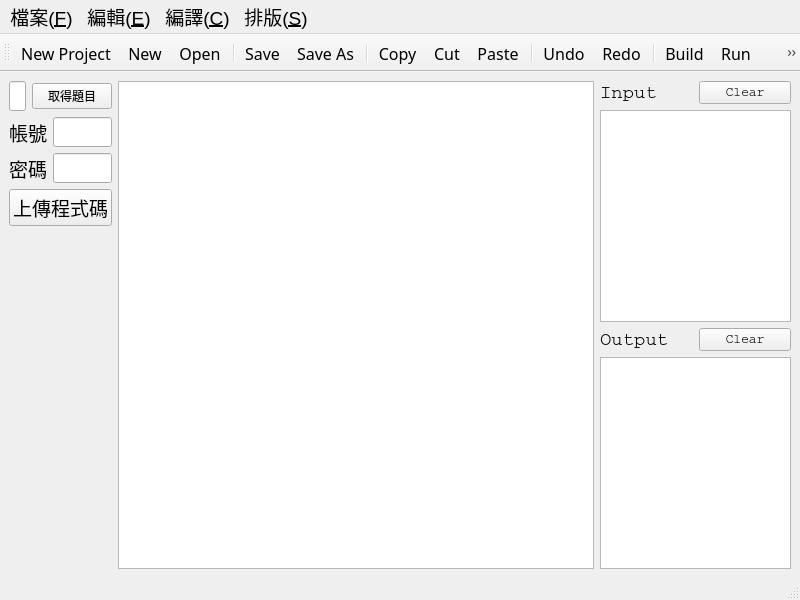
<?xml version="1.0" encoding="UTF-8"?>
<ui version="4.0">
 <class>MainWindow</class>
 <widget class="QMainWindow" name="MainWindow">
  <property name="geometry">
   <rect>
    <x>0</x>
    <y>0</y>
    <width>800</width>
    <height>600</height>
   </rect>
  </property>
  <property name="windowTitle">
   <string>MainWindow</string>
  </property>
  <widget class="QWidget" name="centralwidget">
   <layout class="QGridLayout" name="gridLayout_2">
    <item row="0" column="0">
     <layout class="QHBoxLayout" name="horizontalLayout" stretch="1,5,2">
      <item>
       <layout class="QVBoxLayout" name="verticalLayout_2" stretch="0,0,0,0,1">
        <item>
         <layout class="QHBoxLayout" name="horizontalLayout_4">
          <property name="sizeConstraint">
           <enum>QLayout::SetDefaultConstraint</enum>
          </property>
          <item>
           <widget class="QLineEdit" name="problom_lineEdit">
            <property name="font">
             <font>
              <family>Courier New</family>
              <pointsize>14</pointsize>
             </font>
            </property>
           </widget>
          </item>
          <item>
           <widget class="QPushButton" name="problem_pbtn">
            <property name="text">
             <string>取得題目</string>
            </property>
           </widget>
          </item>
         </layout>
        </item>
        <item>
         <layout class="QHBoxLayout" name="horizontalLayout_5">
          <item>
           <widget class="QLabel" name="account_label">
            <property name="font">
             <font>
              <family>Aparajita</family>
              <pointsize>14</pointsize>
             </font>
            </property>
            <property name="text">
             <string>帳號</string>
            </property>
           </widget>
          </item>
          <item>
           <widget class="QLineEdit" name="account_lineEdit">
            <property name="font">
             <font>
              <family>Courier New</family>
              <pointsize>14</pointsize>
             </font>
            </property>
           </widget>
          </item>
         </layout>
        </item>
        <item>
         <layout class="QHBoxLayout" name="horizontalLayout_6">
          <item>
           <widget class="QLabel" name="password_label">
            <property name="font">
             <font>
              <family>Aparajita</family>
              <pointsize>14</pointsize>
             </font>
            </property>
            <property name="text">
             <string>密碼</string>
            </property>
           </widget>
          </item>
          <item>
           <widget class="QLineEdit" name="password_lineEdit">
            <property name="font">
             <font>
              <family>Courier New</family>
              <pointsize>14</pointsize>
             </font>
            </property>
           </widget>
          </item>
         </layout>
        </item>
        <item>
         <widget class="QPushButton" name="codeSubmit">
          <property name="font">
           <font>
            <family>Aparajita</family>
            <pointsize>14</pointsize>
           </font>
          </property>
          <property name="text">
           <string>上傳程式碼</string>
          </property>
         </widget>
        </item>
        <item>
         <layout class="QFormLayout" name="formLayout"/>
        </item>
       </layout>
      </item>
      <item>
       <layout class="QVBoxLayout" name="verticalLayout" stretch="3,1">
        <item>
         <layout class="QGridLayout" name="gridLayout"/>
        </item>
        <item>
         <widget class="QTextEdit" name="error_textEdit">
          <property name="font">
           <font>
            <family>Courier</family>
            <pointsize>14</pointsize>
           </font>
          </property>
         </widget>
        </item>
       </layout>
      </item>
      <item>
       <layout class="QVBoxLayout" name="verticalLayout_1" stretch="0,0,0,0">
        <item>
         <layout class="QHBoxLayout" name="horizontalLayout_1">
          <item>
           <widget class="QLabel" name="input_label">
            <property name="font">
             <font>
              <family>Courier</family>
              <pointsize>14</pointsize>
             </font>
            </property>
            <property name="text">
             <string>Input</string>
            </property>
           </widget>
          </item>
          <item>
           <widget class="QPushButton" name="inputClear_pbtn">
            <property name="font">
             <font>
              <family>Courier</family>
              <pointsize>10</pointsize>
             </font>
            </property>
            <property name="text">
             <string>Clear</string>
            </property>
           </widget>
          </item>
         </layout>
        </item>
        <item>
         <widget class="QTextEdit" name="input_textEdit">
          <property name="font">
           <font>
            <family>Courier</family>
            <pointsize>14</pointsize>
           </font>
          </property>
         </widget>
        </item>
        <item>
         <layout class="QHBoxLayout" name="horizontalLayout_2">
          <item>
           <widget class="QLabel" name="output_label">
            <property name="font">
             <font>
              <family>Courier</family>
              <pointsize>14</pointsize>
             </font>
            </property>
            <property name="text">
             <string>Output</string>
            </property>
           </widget>
          </item>
          <item>
           <widget class="QPushButton" name="outputClear_pbtn">
            <property name="font">
             <font>
              <family>Courier</family>
              <pointsize>10</pointsize>
             </font>
            </property>
            <property name="text">
             <string>Clear</string>
            </property>
           </widget>
          </item>
         </layout>
        </item>
        <item>
         <widget class="QTextEdit" name="output_textEdit">
          <property name="font">
           <font>
            <family>Courier</family>
            <pointsize>14</pointsize>
           </font>
          </property>
         </widget>
        </item>
       </layout>
      </item>
     </layout>
    </item>
   </layout>
  </widget>
  <widget class="QMenuBar" name="menubar">
   <property name="geometry">
    <rect>
     <x>0</x>
     <y>0</y>
     <width>800</width>
     <height>23</height>
    </rect>
   </property>
   <property name="font">
    <font>
     <pointsize>14</pointsize>
    </font>
   </property>
   <widget class="QMenu" name="menu_F">
    <property name="font">
     <font>
      <pointsize>12</pointsize>
     </font>
    </property>
    <property name="title">
     <string>檔案(&amp;F)</string>
    </property>
    <addaction name="actionNew_Project"/>
    <addaction name="actionNew"/>
    <addaction name="actionOpen"/>
    <addaction name="separator"/>
    <addaction name="actionSave"/>
    <addaction name="actionSave_As"/>
   </widget>
   <widget class="QMenu" name="menu_E">
    <property name="font">
     <font>
      <pointsize>12</pointsize>
     </font>
    </property>
    <property name="title">
     <string>編輯(&amp;E)</string>
    </property>
    <addaction name="actionCopy"/>
    <addaction name="actionCut"/>
    <addaction name="actionPaste"/>
    <addaction name="separator"/>
    <addaction name="actionSelect_All"/>
    <addaction name="separator"/>
    <addaction name="actionUndo"/>
    <addaction name="actionRedo"/>
   </widget>
   <widget class="QMenu" name="menu_C">
    <property name="font">
     <font>
      <pointsize>12</pointsize>
     </font>
    </property>
    <property name="title">
     <string>編譯(&amp;C)</string>
    </property>
    <addaction name="actionBuild"/>
    <addaction name="actionRun"/>
    <addaction name="actionBuild_and_run"/>
   </widget>
   <widget class="QMenu" name="menu_S">
    <property name="font">
     <font>
      <pointsize>12</pointsize>
     </font>
    </property>
    <property name="title">
     <string>排版(&amp;S)</string>
    </property>
    <addaction name="actionAStyle"/>
   </widget>
   <addaction name="menu_F"/>
   <addaction name="menu_E"/>
   <addaction name="menu_C"/>
   <addaction name="menu_S"/>
  </widget>
  <widget class="QStatusBar" name="statusbar"/>
  <widget class="QToolBar" name="toolBar">
   <property name="font">
    <font>
     <family>Agency FB</family>
     <pointsize>12</pointsize>
    </font>
   </property>
   <property name="windowTitle">
    <string>toolBar</string>
   </property>
   <attribute name="toolBarArea">
    <enum>TopToolBarArea</enum>
   </attribute>
   <attribute name="toolBarBreak">
    <bool>false</bool>
   </attribute>
   <addaction name="actionNew_Project"/>
   <addaction name="actionNew"/>
   <addaction name="actionOpen"/>
   <addaction name="separator"/>
   <addaction name="actionSave"/>
   <addaction name="actionSave_As"/>
   <addaction name="separator"/>
   <addaction name="actionCopy"/>
   <addaction name="actionCut"/>
   <addaction name="actionPaste"/>
   <addaction name="separator"/>
   <addaction name="actionUndo"/>
   <addaction name="actionRedo"/>
   <addaction name="separator"/>
   <addaction name="actionBuild"/>
   <addaction name="actionRun"/>
   <addaction name="actionBuild_and_run"/>
   <addaction name="separator"/>
   <addaction name="actionAStyle"/>
  </widget>
  <action name="actionNew">
   <property name="icon">
    <iconset resource="AppResources.qrc">
     <normaloff>:/images/images/filenew.png</normaloff>:/images/images/filenew.png</iconset>
   </property>
   <property name="text">
    <string>New</string>
   </property>
   <property name="shortcut">
    <string>Ctrl+N</string>
   </property>
  </action>
  <action name="actionOpen">
   <property name="icon">
    <iconset resource="AppResources.qrc">
     <normaloff>:/images/images/fileopen.png</normaloff>:/images/images/fileopen.png</iconset>
   </property>
   <property name="text">
    <string>Open</string>
   </property>
   <property name="shortcut">
    <string>Ctrl+O</string>
   </property>
  </action>
  <action name="actionSave">
   <property name="icon">
    <iconset resource="AppResources.qrc">
     <normaloff>:/images/images/filesave.png</normaloff>:/images/images/filesave.png</iconset>
   </property>
   <property name="text">
    <string>Save</string>
   </property>
   <property name="shortcut">
    <string>Ctrl+S</string>
   </property>
  </action>
  <action name="actionSave_As">
   <property name="icon">
    <iconset resource="AppResources.qrc">
     <normaloff>:/images/images/filesaveas.png</normaloff>:/images/images/filesaveas.png</iconset>
   </property>
   <property name="text">
    <string>Save As</string>
   </property>
   <property name="shortcut">
    <string>Ctrl+Shift+S</string>
   </property>
  </action>
  <action name="actionCopy">
   <property name="icon">
    <iconset resource="AppResources.qrc">
     <normaloff>:/images/images/editcopy.png</normaloff>:/images/images/editcopy.png</iconset>
   </property>
   <property name="text">
    <string>Copy</string>
   </property>
   <property name="shortcut">
    <string>Ctrl+C</string>
   </property>
  </action>
  <action name="actionCut">
   <property name="icon">
    <iconset resource="AppResources.qrc">
     <normaloff>:/images/images/editcut.png</normaloff>:/images/images/editcut.png</iconset>
   </property>
   <property name="text">
    <string>Cut</string>
   </property>
   <property name="shortcut">
    <string>Ctrl+X</string>
   </property>
  </action>
  <action name="actionPaste">
   <property name="icon">
    <iconset resource="AppResources.qrc">
     <normaloff>:/images/images/editpaste.png</normaloff>:/images/images/editpaste.png</iconset>
   </property>
   <property name="text">
    <string>Paste</string>
   </property>
   <property name="shortcut">
    <string>Ctrl+V</string>
   </property>
  </action>
  <action name="actionSelect_All">
   <property name="text">
    <string>Select All</string>
   </property>
   <property name="shortcut">
    <string>Ctrl+A</string>
   </property>
  </action>
  <action name="actionUndo">
   <property name="icon">
    <iconset resource="AppResources.qrc">
     <normaloff>:/images/images/undo.png</normaloff>:/images/images/undo.png</iconset>
   </property>
   <property name="text">
    <string>Undo</string>
   </property>
   <property name="shortcut">
    <string>Ctrl+Z</string>
   </property>
  </action>
  <action name="actionRedo">
   <property name="icon">
    <iconset resource="AppResources.qrc">
     <normaloff>:/images/images/redo.png</normaloff>:/images/images/redo.png</iconset>
   </property>
   <property name="text">
    <string>Redo</string>
   </property>
   <property name="shortcut">
    <string>Ctrl+Shift+Z</string>
   </property>
  </action>
  <action name="actionBuild">
   <property name="icon">
    <iconset resource="AppResources.qrc">
     <normaloff>:/images/images/compile.png</normaloff>:/images/images/compile.png</iconset>
   </property>
   <property name="text">
    <string>Build</string>
   </property>
   <property name="shortcut">
    <string>F9</string>
   </property>
  </action>
  <action name="actionRun">
   <property name="icon">
    <iconset resource="AppResources.qrc">
     <normaloff>:/images/images/run.png</normaloff>:/images/images/run.png</iconset>
   </property>
   <property name="text">
    <string>Run</string>
   </property>
   <property name="shortcut">
    <string>F10</string>
   </property>
  </action>
  <action name="actionBuild_and_run">
   <property name="icon">
    <iconset resource="AppResources.qrc">
     <normaloff>:/images/images/compilerun.png</normaloff>:/images/images/compilerun.png</iconset>
   </property>
   <property name="text">
    <string>Build and run</string>
   </property>
   <property name="shortcut">
    <string>F5</string>
   </property>
  </action>
  <action name="actionAStyle">
   <property name="icon">
    <iconset resource="AppResources.qrc">
     <normaloff>:/images/images/format.png</normaloff>:/images/images/format.png</iconset>
   </property>
   <property name="text">
    <string>AStyle</string>
   </property>
   <property name="shortcut">
    <string>F3</string>
   </property>
  </action>
  <action name="actionNew_Project">
   <property name="icon">
    <iconset resource="AppResources.qrc">
     <normaloff>:/images/images/newproject.png</normaloff>:/images/images/newproject.png</iconset>
   </property>
   <property name="text">
    <string>New Project</string>
   </property>
  </action>
 </widget>
 <resources>
  <include location="AppResources.qrc"/>
 </resources>
 <connections/>
</ui>
